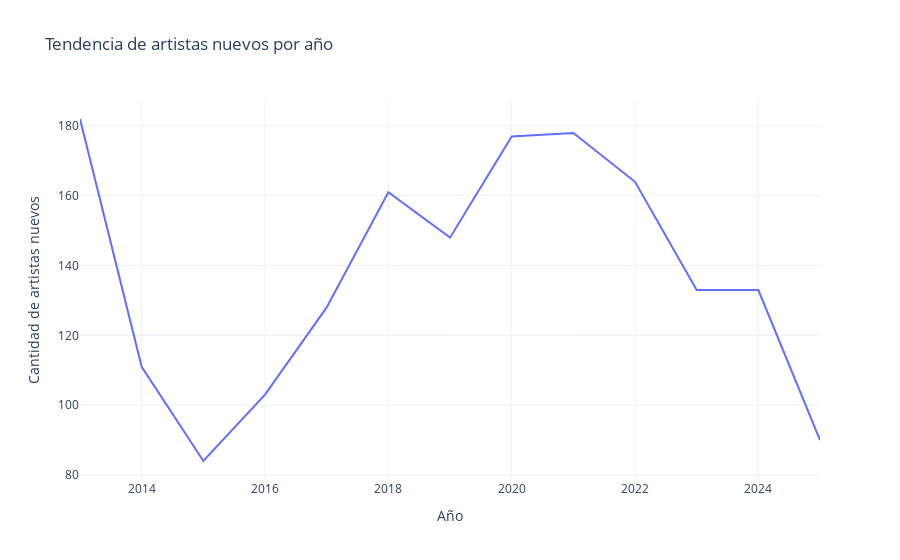

This figure's notebook cell:
### Markdown cell above
### Tendencia de cantidad de artistas nuevos por año

### Code cell
# Tendencia de cantidad de artistas nuevos por año
import plotly.express as px
df["Año"] = df["Date"].dt.year
# Encontrar el primer año en que cada artista aparece
primer_anio_artista = df.groupby("Artist")["Año"].min().reset_index()
artistas_nuevos_por_anio = primer_anio_artista.groupby("Año").size().reset_index(name="Artistas nuevos")
fig = px.line(artistas_nuevos_por_anio, x="Año", y="Artistas nuevos", title="Tendencia de artistas nuevos por año", labels={"Año": "Año", "Artistas nuevos": "Cantidad de artistas"})
fig.update_layout(template="plotly_white", xaxis_title="Año", yaxis_title="Cantidad de artistas nuevos")
fig.show()

### Figure 1 — Plotly figure (JSON) as saved in the notebook; plotly's stock layout.template omitted (floating-point values rounded to 4 significant figures)
{"data": [{"hovertemplate": "Año=%{x}<br>Cantidad de artistas=%{y}<extra></extra>", "legendgroup": "", "line": {"color": "#636efa", "dash": "solid"}, "marker": {"symbol": "circle"}, "mode": "lines", "name": "", "orientation": "v", "showlegend": false, "type": "scatter", "x": [2013, 2014, 2015, 2016, 2017, 2018, 2019, 2020, 2021, 2022, 2023, 2024, 2025], "xaxis": "x", "y": [182, 111, 84, 103, 128, 161, 148, 177, 178, 164, 133, 133, 90], "yaxis": "y"}], "layout": {"legend": {"tracegroupgap": 0}, "title": {"text": "Tendencia de artistas nuevos por año"}, "xaxis": {"anchor": "y", "domain": [0, 1], "title": {"text": "Año"}}, "yaxis": {"anchor": "x", "domain": [0, 1], "title": {"text": "Cantidad de artistas nuevos"}}}}
